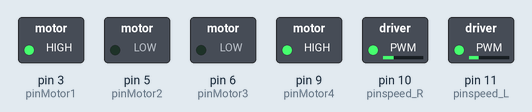
Simulated run of this sketch. Board: Arduino Mega 2560, built with avr-gcc and run on an emulated ATmega2560. Shown: switched loads named in the sketch (green lamp = pin HIGH).

Above: at 0.1 s.
Timing chart, 0 to 1.6 s (numbered marks = the images above):
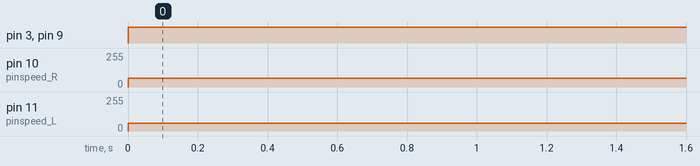

Measured:
- by itself, pin 3 (pinMotor1), pin 9 (pinMotor4): LOW → HIGH at 0.00 s
- by itself, pin 10 (pinspeed_R): 0/255 → 66/255 at 0.00 s
- by itself, pin 11 (pinspeed_L): 0/255 → 60/255 at 0.00 s

The sketch:

Movimentacao_SensorUltra_MazeV1_4.ino
```cpp
#include <MPU9250.h>
#include <NewPing.h>

// Define os pinos conectados aos motores
#define pinMotor1 3  // Motor traseiro direito (Laranja)
#define pinMotor2 5  // Motor dianteiro direito (Branco)
#define pinMotor3 6  // Motor dianteiro esquerdo (Verde)
#define pinMotor4 9  // Motor traseiro esquerdo (Cinza)
#define pinspeed_R 10 // INA (Verde) - controla a velocidade do motor direito
#define pinspeed_L 11 // INB (Cinza) - controla a velocidade do motor esquerdo

// Define os pinos dos sensores ultrassônicos
#define TRIGGER_PIN1  7
#define ECHO_PIN1     6
#define TRIGGER_PIN2  5
#define ECHO_PIN2   4
#define TRIGGER_PIN3  22
#define ECHO_PIN3     24

#define MAX_DISTANCE 200 // Distância máxima que o sensor pode medir (em cm)
// Cria objetos NewPing para os sensores ultrassônicos
NewPing sonar1(TRIGGER_PIN1, ECHO_PIN1, MAX_DISTANCE);
NewPing sonar2(TRIGGER_PIN2, ECHO_PIN2, MAX_DISTANCE);
NewPing sonar3(TRIGGER_PIN3, ECHO_PIN3, MAX_DISTANCE);

// declaração de variáveis constantes para representar as direções
const int NORTE = 1;
const int LESTE = 2;
const int SUL = 3;
const int OESTE = 4;

int direcaoAtual = NORTE; // variável que representa a direção atual do robô (muda de acordo com a posição do robô)

// Define as velocidades dos motores
int RightSpeed = 60;  // Velocidade para movimento para frente e curva à esquerda
int LeftSpeed = 66; // Velocidade para movimento para frente e curva à direita
int CurvaRightSpeed = 136;  // Velocidade do motor esquerdo para curva à esquerda
int CurvaLeftSpeed = 130; // Velocidade do motor direito para curva à direita

MPU9250 mpu;

void setup() {
  // Configura os pinos dos motores como saídas
  pinMode(pinMotor1, OUTPUT);
  pinMode(pinMotor2, OUTPUT);
  pinMode(pinMotor3, OUTPUT);
  pinMode(pinMotor4, OUTPUT);

  Wire.begin();
}
void loop() {
  paraFrente();
}
/*
void loop() {
  // Obtém a distância medida pelo sensor ultrassônico 1
  int distance1 = sonar1.ping_cm();

  if (distance1 > 5){
    paraFrente(); // Move para frente
    delay(150);
  }
  else {
    // Se o obstáculo estiver muito perto, mede as distâncias com os sensores 2 e 3
    int distance2 = sonar2.ping_cm();
    int distance3 = sonar3.ping_cm();

    // Compara as distâncias dos sensores 2 e 3 para decidir a direção
    if (distance2 > distance3) {
      virarEsquerda();
      delay(900);
      paraTras();
      delay(1000);
    } else {
      virarDireita();
      delay(900);
      paraTras();
      delay(1000);
    }
  }
}
*/
// Função para mover o robô para frente
void paraFrente(){
  digitalWrite(pinMotor1, HIGH);   // Liga o motor traseiro direito
  digitalWrite(pinMotor2, LOW);    // Desliga o motor dianteiro direito
  digitalWrite(pinMotor3, LOW);    // Desliga o motor dianteiro esquerdo
  digitalWrite(pinMotor4, HIGH);   // Liga o motor traseiro esquerdo

  // Define a velocidade dos motores
  analogWrite(pinspeed_R, LeftSpeed);
  analogWrite(pinspeed_L, RightSpeed);

}

// Função para mover o robô para trás
void paraTras(){
  digitalWrite(pinMotor1, LOW);    // Desliga o motor traseiro direito
  digitalWrite(pinMotor2, HIGH);   // Liga o motor dianteiro direito
  digitalWrite(pinMotor3, HIGH);   // Liga o motor dianteiro esquerdo
  digitalWrite(pinMotor4, LOW);    // Desliga o motor traseiro esquerdo

  // Define a velocidade dos motores
  analogWrite(pinspeed_R, LeftSpeed);
  analogWrite(pinspeed_L, RightSpeed);

}

// Função para virar o robô para a esquerda
void virarEsquerda(){
  digitalWrite(pinMotor1, HIGH);   // Liga o motor traseiro direito
  digitalWrite(pinMotor2, LOW);    // Desliga o motor dianteiro direito
  digitalWrite(pinMotor3, HIGH);   // Liga o motor dianteiro esquerdo
  digitalWrite(pinMotor4, LOW);    // Desliga o motor traseiro esquerdo

  // Define a velocidade dos motores para curva à esquerda
  analogWrite(pinspeed_R, CurvaLeftSpeed);
  analogWrite(pinspeed_L, CurvaRightSpeed);
  delay(2000);

}

// Função para virar o robô para a direita
void virarDireita(){
  digitalWrite(pinMotor1, LOW);    // Desliga o motor traseiro direito
  digitalWrite(pinMotor2, HIGH);   // Liga o motor dianteiro direito
  digitalWrite(pinMotor3, LOW);    // Desliga o motor dianteiro esquerdo
  digitalWrite(pinMotor4, HIGH);   // Liga o motor traseiro esquerdo

  // Define a velocidade dos motores para curva à direita
  analogWrite(pinspeed_R, CurvaLeftSpeed);
  analogWrite(pinspeed_L, CurvaRightSpeed);
  delay(2200);
}

void Parar(){
  digitalWrite(pinMotor1,LOW); // Desliga o motor traseiro direito
  digitalWrite(pinMotor2,LOW); // Desliga o motor dianteiro direito
  digitalWrite(pinMotor3,LOW); // Desliga o motor dianteiro esquerdo
  digitalWrite(pinMotor4,LOW); // Desliga o motor traseiro esquerdo

  // Define a velocidade dos motores para o desligamento
  analogWrite(pinspeed_R, LeftSpeed);
  analogWrite(pinspeed_L, RightSpeed);

}
```
